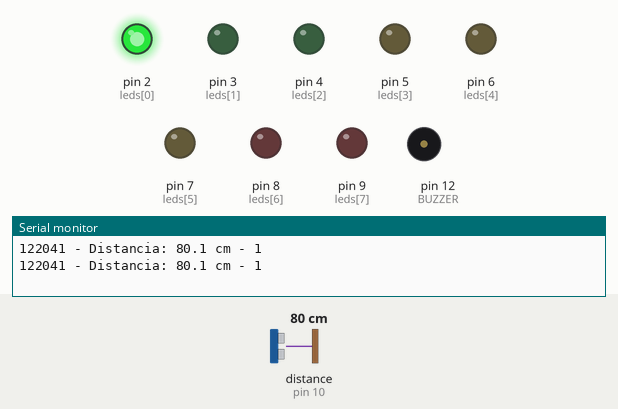
Bench run of a program on a simulated Arduino Uno, built with avr-gcc and run on an emulated ATmega328P. On the bench: output pins drawn as LEDs (lit = HIGH), buzzer (waves = sounding), the last lines printed to the serial monitor. Wiring (from diagram.json): ultrasonic range finder: trigger pin 11; echo pin 10. The test bench sets the inputs (shaded band); at power-on: distance to the obstacle (sensor on pin 10) 80 cm. The echo pulse lasts 58.3 µs per cm; pins used as bus, display or sensor lines are not drawn.

Above: at 2.2 s.
2.3 s: distance to the obstacle (sensor on pin 10) set to 75 cm
At 3.9 s:
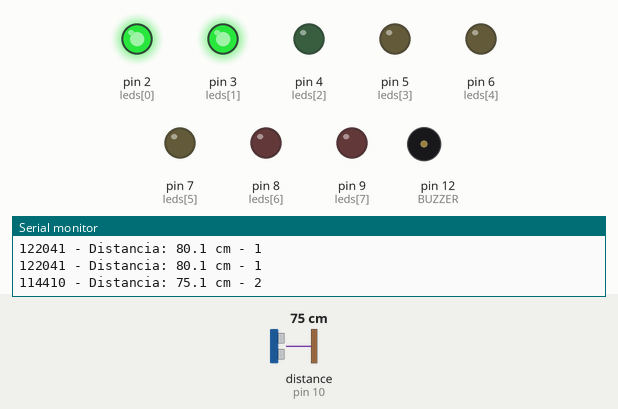
6.8 s: distance to the obstacle (sensor on pin 10) set to 64 cm
10.3 s: distance to the obstacle (sensor on pin 10) set to 56 cm
At 11.5 s:
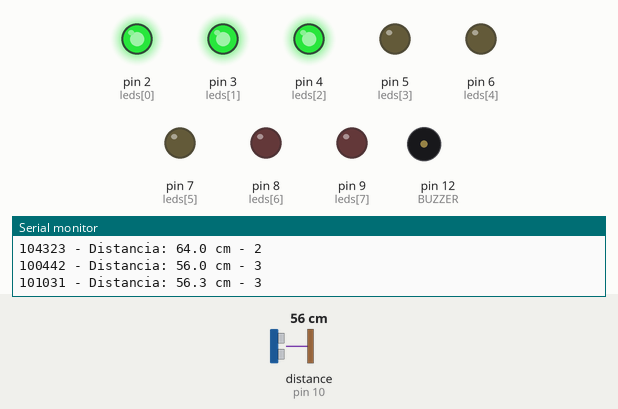
13.8 s: distance to the obstacle (sensor on pin 10) set to 48 cm
18.7 s: distance to the obstacle (sensor on pin 10) set to 42 cm
At 20.5 s:
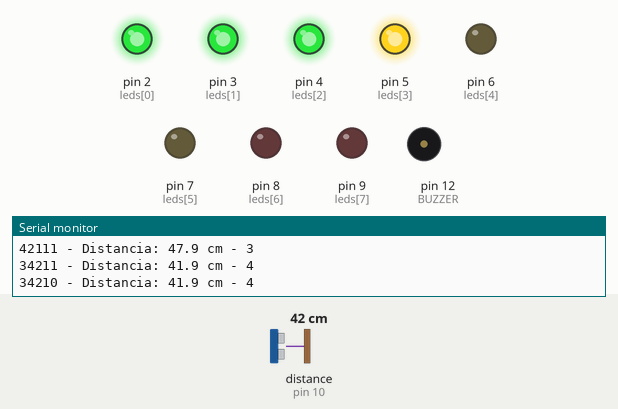
22.2 s: distance to the obstacle (sensor on pin 10) set to 2 cm
At 23.4 s:
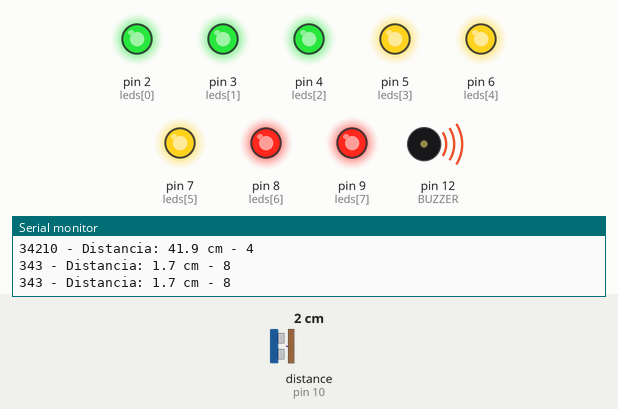
Timing chart, 0 to 25.2 s (numbered marks = the images above; inputs shaded):
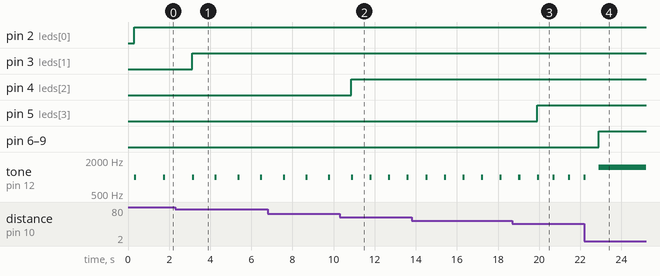

Measured:
- the behaviour switches between 80 and 79 cm on distance to the obstacle (sensor on pin 10) (found by bisection; images 0 and 1)
- the behaviour switches between 61 and 60 cm on distance to the obstacle (sensor on pin 10) (found by bisection; images 1 and 2)
- the behaviour switches between 46 and 45 cm on distance to the obstacle (sensor on pin 10) (found by bisection; images 2 and 3)
- after the input at 2.3 s, pin 3 (leds[1]): LOW → HIGH after 0.82 s
- after the input at 10.3 s, pin 4 (leds[2]): LOW → HIGH after 0.56 s
- after the input at 18.7 s, pin 5 (leds[3]): LOW → HIGH after 1.2 s
- after the input at 22.2 s, pin 6 (leds[4]), pin 7 (leds[5]), pin 8 (leds[6]), pin 9 (leds[7]): LOW → HIGH after 0.71 s
- by itself, tone on pin 12 (BUZZER): alternates 1000 Hz for 0.10 s and silent for 0.80 s

The program:

main.cpp
```cpp
#include <Arduino.h>

//Definir os pinos utilizados pelo sensor ultrassonico
const int TRIG = 11; // Envia o pulso ultrassonico
const int ECHO = 10; // Recebe o retorno do pulso

//Vetor de leds
const int leds[] = {2, 3, 4, 5, 6, 7, 8, 9};
const int QTD_LEDS = 8;

//Configurar o Buzzer
const int BUZZER = 12;


void setup() {
  // inicia o Monitor Serial
  Serial.begin(9600); // com velocidade de 9600

  // O TRIG é uma saida, o arduino enviar um sinal para o sensor
  pinMode(TRIG, OUTPUT);

  // O ECHO é um entrada, o arduino recebe um sinal do sensor
  pinMode(ECHO, INPUT);

  //Laço de repetição para PinMode para cada porta dos Leds
  for (int i =0; i < QTD_LEDS; i++){
    pinMode(leds[i], OUTPUT);
  }

  // PinMode do Buzzer
  pinMode(BUZZER, OUTPUT);

}

void loop() {

  // Garantir que o pino TRIG começe desligado
  digitalWrite(TRIG, LOW);

  // Aguarda 2 microsegundos
  delayMicroseconds(2);

  // Enviar um pulso inical para medição
  digitalWrite(TRIG, HIGH);

  // Manter o pulso ligado por
  delayMicroseconds(10);

  // Encerra o pulso
  digitalWrite(TRIG, LOW);

  // medir o tempo que o ECHO permanece ligao(HIGH)
  // Representa o tempo de ida e volta do som
  unsigned long duracao = pulseIn(ECHO, HIGH);

  //Fazer a converção tempo em centimetros
  // caminho de ida e volta ate o objeto medido
  float distancia = duracao / 58.0;


  //TRANSFORMAR DISTANCIA EM NIVEL
  // Indica quantos Leds devem acender
  // Quanto MENOR a distancia MAIOR sera o nivel

  int nivel;

  if(distancia <= 10){
    nivel = 8;
  }else if(distancia <= 15){
    nivel = 7;
  }else if(distancia <= 20){
    nivel = 6;
  }else if(distancia <= 30){
    nivel = 5;
  }else if(distancia <= 45){
    nivel = 4;
  }else if(distancia <= 60){
    nivel = 3;
  }else if(distancia <= 80){
    nivel = 2;
  }else if(distancia <=100){// pode chegar a 400cm
    nivel = 1;
  } else{
    //Acima de 100cm, nunhum led fica aceso.
    nivel = 0;
  }


  //Exibir a distancia no Monitor Serial
  Serial.print(duracao, 5);//resposta em sinal do Sensor
  Serial.print(" - ");
  Serial.print("Distancia: ");
  //Mostrar a distancia com 1 casa decimal
  Serial.print(distancia, 1);
  Serial.print(" cm");
  //Mostrar o nivel
  Serial.print(" - ");
  Serial.println(nivel);

  //Aguardar alguns milissegundos

  delay(300);

  //Fazer acender os Leds

  for(int i = 0; i < QTD_LEDS; i++){
    // Se a posição do LED for menor que o nivel
    //o Led sera ligado
    if(i < nivel){
      digitalWrite(leds[i], HIGH);
    }else{
      //os demais ficam apagados.
      digitalWrite(leds[i],LOW);
    }
  }

  //Criar as regras para o Buzzer

  //Nivel 0 => acima de 100cm vai partir do led verde
  // Nenhum Led acende e nenhum som
  if(nivel ==0){
    noTone(BUZZER);
    delay(100);
  }

  //Nivel 1 => acender primeiro Led verde
  //som bips bem lentos
  else if(nivel == 1){
    tone(BUZZER, 1000);
    delay(100);
    noTone(BUZZER);
    delay(1000);
  }

  //Nivel 2 => acende o segundo Led verde
  //som diminui o intervalo de tempo
  else if(nivel == 2){
    tone(BUZZER, 1000);
    delay(100);
    noTone(BUZZER);
    delay(700);
  }

  //Nivel 3 => acende o terceiro Led verde
  //som diminui o intervalo de tempo
  else if(nivel == 3){
    tone(BUZZER, 1000);
    delay(100);
    noTone(BUZZER);
    delay(500);
  }

  //Nivel 4 => acende o primeiro amarelo
  //Fase de Atenção
   else if(nivel == 4){
    tone(BUZZER, 1000);
    delay(100);
    noTone(BUZZER);
    delay(350);
  }


  //Nivel 5 => acende o segundo amarelo
  //
  else if(nivel == 5){
    tone(BUZZER, 1000);
    delay(100);
    noTone(BUZZER);
    delay(250);
  }

  //Nivel 6 => acende o terceiro amarelo
  //
  else if(nivel == 6){
    tone(BUZZER, 1000);
    delay(100);
    noTone(BUZZER);
    delay(150);
  }

  //Nivel 7 => acende o primeiro vermelho
  //Atenção passa para o Nivel Maximo
  else if(nivel == 7){
    tone(BUZZER, 1200);
    delay(100);
    noTone(BUZZER);
    delay(70);
  }

  //Nivel 8 => ultimo Led vermelho
  // Som permanece ativo (Nivel Maximo)
  else {
    tone(BUZZER, 1500);
    delay(100);
  }
}
```
